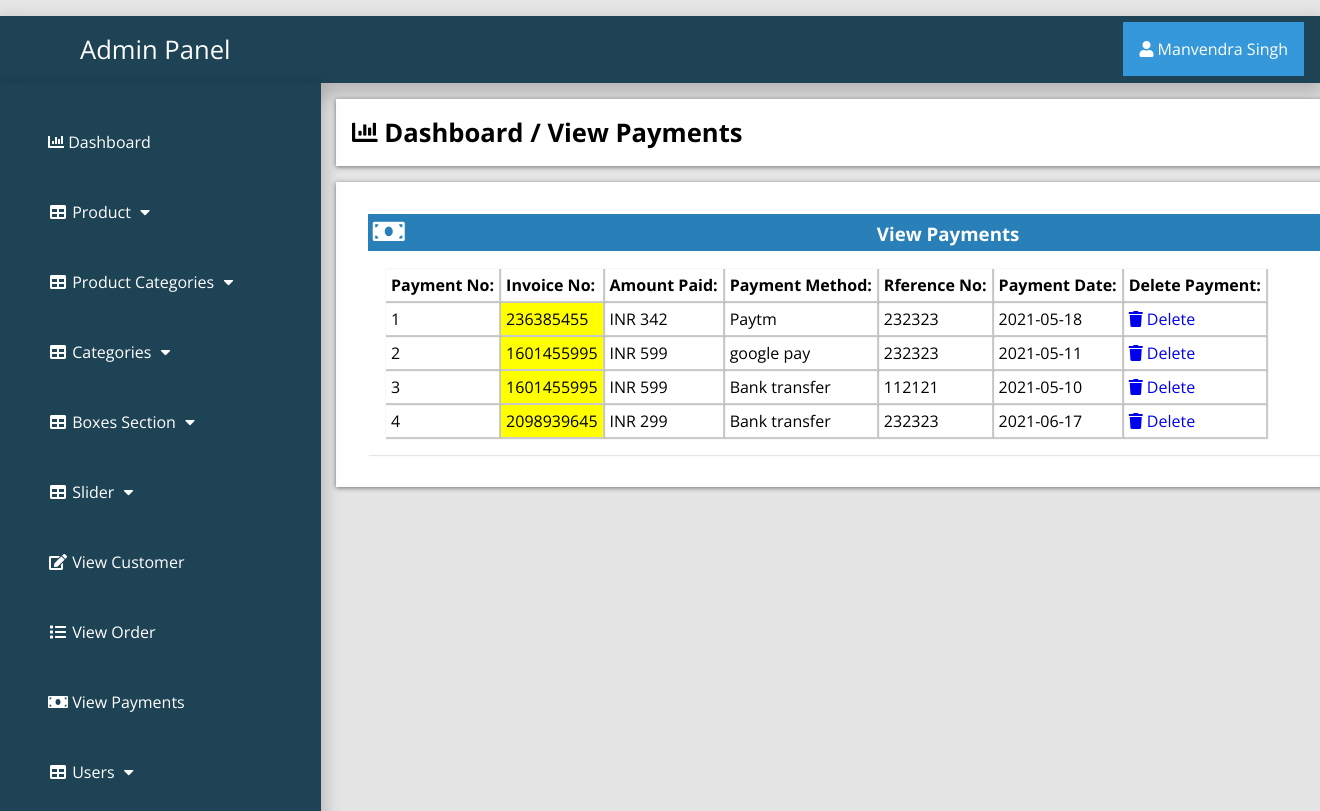
The page /admin_area/index.php?view_payments (signed in) on the database its author committed.
### tables this page shows
CREATE TABLE `payments` (
  `payment_id` int(100) NOT NULL,
  `invoice_id` int(100) NOT NULL,
  `amount` int(100) NOT NULL,
  `payment_mode` text NOT NULL,
  `ref_no` int(100) NOT NULL,
  `payment_date` text NOT NULL
);

### admin_area/view_payments.php (the view)
<?php
if (!isset($_SESSION['admin_email'])){
  echo "<script>window.open('login.php','_self')</script>";
  }else{
?>
<div class="row">
	<div class="col-lg-12">
		<div class="breadcrump">
			<li class="active">
				<i class="fa fa-bar-chart"></i>
				Dashboard / View Payments
			</li>
		</div>
	</div>
</div>
<div class="row">
	<div class="col-lg-12">
		<div class="panel panel-default">
			<div class="panel-heading">
				<h3 class="panel-title">
					<i class="fa fa-money fa-fw"></i>
					View Payments
				</h3>
			</div>
			<div class="panel-body">
                <div class="table-responsive">
                    <table class="table table-bordered table-hover table-striped">
                        <thead>
                            <tr>
                                <th>Payment No: </th>
                                <th>Invoice No: </th>
                                <th>Amount Paid: </th>
                                <th>Payment Method: </th>
                                <th>Rference No: </th>
                                <th>Payment Date: </th>
                                <th>Delete Payment: </th>
                            </tr>
                        </thead>
                        <tbody>
                            <?php
                            $i=0;
                            $get_payments="select * from payments";
                            $run_payments=mysqli_query($con,$get_payments);
                            while ($row_payments=mysqli_fetch_array($run_payments)) {
                                $payment_id=$row_payments['payment_id'];
                                $invoice_id=$row_payments['invoice_id'];
                                $amount=$row_payments['amount'];
                                $payment_mode=$row_payments['payment_mode'];
                                $ref_no=$row_payments['ref_no'];
                                $payment_date=$row_payments['payment_date'];
                                $i++;
                                 ?>
                            <tr>
                                <td><?php echo $i; ?></td>
                                <td bgcolor="yellow"><?php echo $invoice_id; ?></td>
                                <td> INR <?php echo $amount; ?></td>
                                <td><?php echo $payment_mode; ?></td>
                                <td><?php echo $ref_no; ?></td>
                                <td><?php echo $payment_date; ?></td>
                                <td>
                                    <a href="index.php?payment_delete=<?php echo $payment_id; ?>"> <i class="fa fa-trash"></i> Delete </a>
                                </td>
                            </tr>
                        <?php } ?>
                        </tbody>
                    </table>
                </div>
            </div>
        </div>
    </div>
</div>
<?php } ?>

### admin_area/includes/sidebar.php (shortened to what this page needs)
<?php
if (!isset($_SESSION['admin_email'])){
  echo "<script>window.open('login.php','_self')</script>";
  }else{
?>
<nav class="navbar navbar-inverse navbar-fixed-top" >
	<div class="navbar-header">
		<a href="index.php?dashboard" class="navbar-brand"><span>Admin Panel</span></a>
	</div>
		<div class="dropdown">
		 <button onclick="myFunction()" class="dropbtn"><i class="fa fa-user"></i> <?php echo $admin_name; ?></a></button>
		</div>
	<div class="collapse navbar-collapse navbar-ex1-collapse">
	<ul class="nav navbar-nav side-nav">
  <li>
    <a href="index.php?dashboard"><i class="fa fa-bar-chart"></i> Dashboard</a>
  </li>
  <li class="button-dropdown" id="#products">
    <a href="#" class="dropdown-toggle" data-toggle="collapse" data-target="#products"><i class="fa fa-fw fa-table"></i> Product <i class="fa fa-fw fa-caret-down"></i></a>
  </li>
  <li class="button-dropdown" id="#products_cat">
    <a href="#" class="dropdown-toggle" data-toggle="collapse" data-target="#products_cat"><i class="fa fa-fw fa-table"></i> Product Categories <i class="fa fa-fw fa-caret-down"></i></a>
  </li>
  <li class="button-dropdown" id="#category">
    <a href="#" class="dropdown-toggle" data-toggle="collapse" data-target="#category"><i class="fa fa-fw fa-table"></i> Categories <i class="fa fa-fw fa-caret-down"></i></a>
  </li>
<li class="button-dropdown" >
  <a href="#" class="dropdown-toggle" data-toggle="collapse" data-target="#boxes">
    <i class="fa fa-fw fa-table"></i> Boxes Section <i class="fa fa-fw fa-caret-down"></i>
  </a>
</li>
  <li class="button-dropdown">
    <a href="#" class="dropdown-toggle" data-toggle="collapse" data-target="#slider"><i class="fa fa-fw fa-table"></i>  Slider <i class="fa fa-fw fa-caret-down"></i></a>
  </li>
  <li>
  	<a href="index.php?view_customer">
  		<i class="fa fa-fw fa-edit"></i> View Customer
  	</a>
  </li>
  <li>
  	<a href="index.php?view_order">
  		<i class="fa fa-fw fa-list"></i> View Order
  	</a>
  </li>
  <li>
  	<a href="index.php?view_payments">
  		<i class="fa fa-fw fa-money"></i> View Payments
  	</a>
  </li>
  <li class="button-dropdown">
    <a href="#" class="dropdown-toggle" data-toggle="collapse" data-target="#users"><i class="fa fa-fw fa-table"></i>  Users <i class="fa fa-fw fa-caret-down"></i></a>
  </li>
</ul>
</div>
</nav>
<?php } ?>

### admin_area/css/style.css (style rules this page uses)
:root { --blue:#2980b9; }
body { margin-top: ; }
* { font-family: 'Open Sans', sans-serif; margin:0; padding:0; box-sizing: border-box; text-decoration: none; transition: all .2s cubic-bezier(.37,1.14,.26,1.24); }
html { background-color: rgba(0,0,0,.1); }
.navbar-fixed-top { background:#1d4354; padding: 1rem; margin-top: 1rem; box-shadow: 0px 8px 16px 4px rgba(0,0,0,0.2); margin-left: ; margin-right: ; }
.navbar-fixed-top a span { margin-left: 4rem; }
.navbar-fixed-top .navbar-brand { font-size: 1.6rem; color: #ffffff; }
.dropbtn { background-color: #3498DB; color: white; padding: 16px; font-size: 16px; border: none; cursor: pointer; }
.dropdown { position: relative; display: inline-block; float: right; margin-top: -2.8rem; }
.nav { position: absolute; top: 51px; margin-top: 32px; width: auto; height: 110%; border-radius: 0; display: block; background-color: #1d4354; bottom: 0; overflow: hidden; padding-bottom: 40px; box-shadow: 0px 8px 16px 4px rgba(0,0,0,0.2); margin-left: -1rem; }
.nav>li>a { width: 225px; display: block; color: #ffffff; margin: 3rem; }
.row { width: 81.2%; background-color: #ffffff; margin: auto; margin-left: 21rem; margin-top: 1rem; padding: 1rem; display: ; }
.panel { text-align: left; box-shadow: 1px 1px 1px 0px rgba(0.1,0.1,0.1,0.1); margin: 1rem; background-color: #ffffff; padding: rem; }
.panel-heading .panel-title { background-color: #2980b9; color: #ffffff; padding: .3rem; }
.table-responsive .table-striped th { padding: 5px; box-shadow: 1px 1px 1px 1px rgba(0.1,0.1,0.1,0.2); }
.table-responsive .table-striped tbody td { box-shadow: 1px 1px 1px 1px rgba(0.1,0.1,0.1,0.2); padding:5px; }
.breadcrump .active { font-weight: bold; font-size: 1.6rem; }
.row { list-style: none; box-shadow: 0 1px 5px rgba(0, 0, 0, 0.5); }
.row .fa-money { font-size: 1.6rem; width: 50%; text-align: left; }
.panel-body { display: flex; align-items: center; justify-content: left; padding: 1rem; flex-wrap: wrap; }

### rows shown on the page
payments: invoice "236385455", amount "342", payment_mode "Paytm", ref_no "232323", payment_date "2021-05-18"
payments: invoice "1601455995", amount "599", payment_mode "google pay", ref_no "232323", payment_date "2021-05-11"
payments: invoice "1601455995", amount "599", payment_mode "Bank transfer", ref_no "112121", payment_date "2021-05-10"
payments: invoice "2098939645", amount "299", payment_mode "Bank transfer", ref_no "232323", payment_date "2021-06-17"

### other values the page prints
$admin_name "Manvendra Singh"
